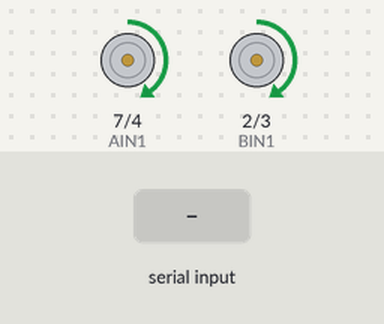
Bench run of a sketch on a simulated Arduino Uno, built with avr-gcc and run on an emulated ATmega328P. Shown: motor-driver pin pairs drawn as motors (green arrow = first pin HIGH = forward, orange = second pin HIGH = backward, longer = more drive, scaled by the enable pin). The inputs (shaded band) are chosen by the test bench.

Above: at 1.2 s.
1.3 s: "90,45\n" received over the second serial link
At 1.9 s:
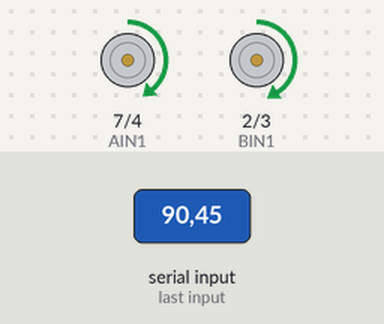
2.8 s: "30,150\n" received over the second serial link
At 3.6 s:
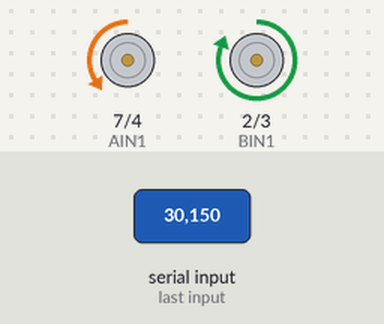
5.8 s: "200\n" received over the second serial link
At 6.6 s:
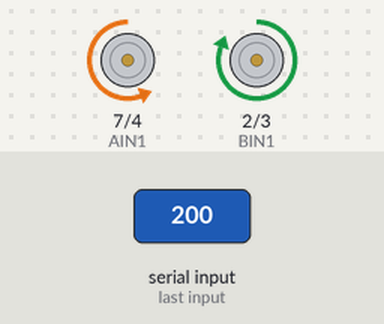
Timing chart, 0 to 9.4 s (numbered marks = the images above; inputs shaded):
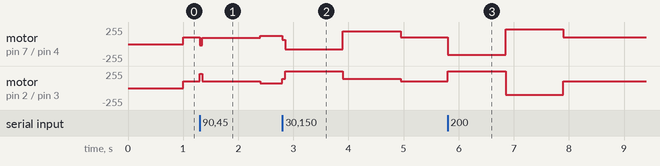

Measured:
- after the input at 1.3 s, motor on pin 7 (AIN1) / pin 4 (AIN2): forward 100/255 → forward 96/255 at once, → forward 127/255 1.1 s later; motor on pin 2 (BIN1) / pin 3 (BIN2): forward 100/255 → forward 104/255 at once, → forward 73/255 1.1 s later
- after the input at 2.8 s, motor on pin 7 (AIN1) / pin 4 (AIN2): forward 127/255 → backward 77/255 at once, → forward 190/255 1.1 s later, → forward 100/255 1.0 s later; motor on pin 2 (BIN1) / pin 3 (BIN2): forward 73/255 → forward 255/255 at once, → forward 139/255 1.1 s later, → forward 100/255 1.0 s later
- after the input at 5.8 s, motor on pin 7 (AIN1) / pin 4 (AIN2): forward 100/255 → backward 160/255 at once, → forward 220/255 1.0 s later, → forward 100/255 1.0 s later; motor on pin 2 (BIN1) / pin 3 (BIN2): forward 100/255 → forward 255/255 at once, → backward 100/255 1.0 s later, → forward 100/255 1.0 s later

The sketch:

robot_line_follower.ino
```cpp
#include <SoftwareSerial.h>
SoftwareSerial serialTest(9, 10);//serial object creation for the camera and arduino
//receiver, transmitter for Camera
float motor_a = 0;
float motor_b = 0;
float kp = 0.7;
int drive_speed = 100; //forward drive speed
int error = 0;
int turn_speed = 0;
float prev_error = 0;
float diff_error;
float kd = 0.6;

//motor pins
const int AIN1 = 7;
const int AIN2 = 4;
const int PWMA = 6;
const int BIN1 = 2;
const int BIN2 = 3;
const int PWMB = 5;

void setup() {
  Serial.begin(9600);//general Serial to connect to computer
  serialTest.begin(9600); // serial software object
  //between camera and arduino
  pinMode(AIN1, OUTPUT);
  pinMode(AIN2, OUTPUT);
  pinMode(PWMA, OUTPUT);
  pinMode(BIN1, OUTPUT);
  pinMode(BIN2, OUTPUT);
  pinMode(PWMB, OUTPUT);
}

void loop() {
  prev_error = error;
  error = serialTest.parseInt();
  diff_error = error - prev_error;

  turn_speed = kp * error + kd * diff_error;
  motor_a = drive_speed - turn_speed;
  motor_b = drive_speed + turn_speed;

  driveMotors(motor_a, motor_b);
  delay(50);
}

void driveMotors(int motor_a, int motor_b) {
  if (motor_a > 0) {
    digitalWrite(AIN1, HIGH);
    digitalWrite(AIN2, LOW);
  }
  else if (motor_a < 0) {
    digitalWrite(AIN1, LOW);
    digitalWrite(AIN2, HIGH);
  }
  if (motor_b > 0) {
    digitalWrite(BIN1, HIGH);
    digitalWrite(BIN2, LOW);
  }
  else if (motor_b < 0) {
    digitalWrite(BIN1, LOW);
    digitalWrite(BIN2, HIGH);
  }
  motor_a = constrain(motor_a, -255, 255);
  motor_b = constrain(motor_b, -255, 255);
  motor_a = abs(motor_a);
  motor_b = abs(motor_b);

  analogWrite(PWMA, motor_a);
  analogWrite(PWMB, motor_b);
}
```
